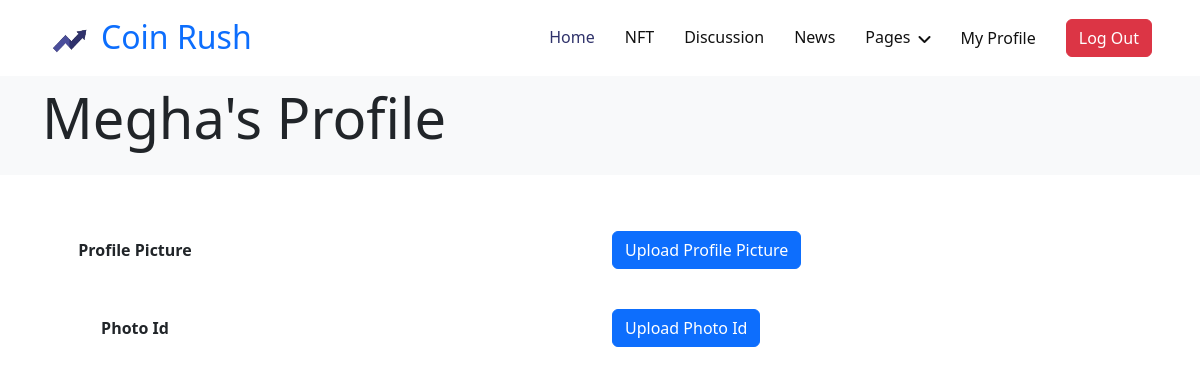
Page /profile/ (signed in) on the earlier database version.
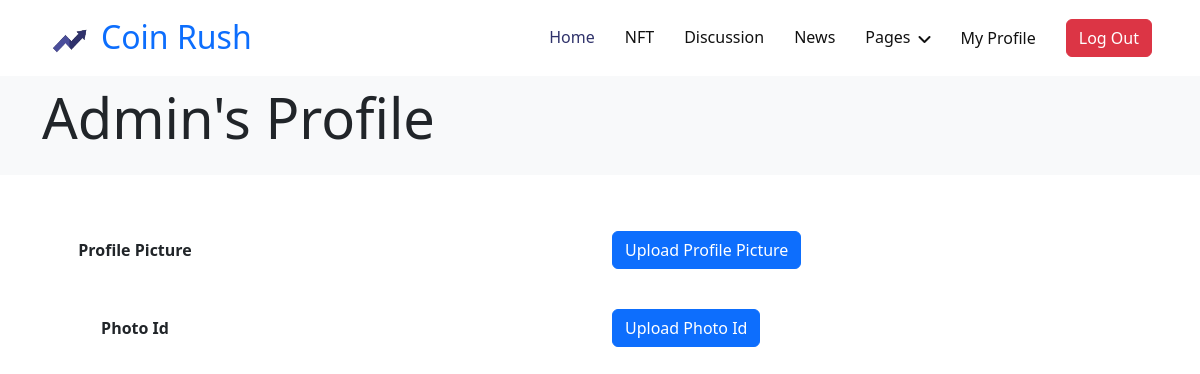
Same page on the later database version.
### coinRush/models.py (models this page shows, shortened)
class User(AbstractBaseUser, PermissionsMixin):
    email = models.EmailField(default="", unique=True, blank=True, max_length=255)
    name = models.CharField(max_length=255, blank=True, default="")
    password = models.CharField(max_length=255)
    profile_pic = models.TextField(null=True, blank=True, default="")
    photo_id = models.TextField(null=True, blank=True, default="")
    is_staff = models.BooleanField(default=False)
    is_active = models.BooleanField(default=True)
    is_superuser = models.BooleanField(default=False)
    created_date = models.DateTimeField(default=timezone.now)
    last_login = models.DateTimeField(blank=True, null=True)
    wallet = models.DecimalField(max_digits=10, decimal_places=2, default=0.0)
    liked_news = models.ManyToManyField("News", blank=True, null=True)
    objects = AuthUserManager()
    USERNAME_FIELD = "email"
    EMAIL_FIELD = "email"
    REQUERIES_FIELD = []
    class Meta:
        verbose_name = "User"
        verbose_name_plural = "Users"
    def get_short_name(self):
        return self.name or self.email.split("@")[0]

### coinRush/views.py (the view)
# urls.py: path("profile/", views.user_profile, name="user-profile"),
@login_required(login_url="/login/")
def user_profile(request):
    form = ProfileImageForm()
    photo_id_form = PhotoIdForm()
    user = get_object_or_404(User, pk=request.user.id)
    if user:
        if user.profile_pic is not None:
            binary_data = pybase64.b64decode(user.profile_pic)
            photo_id_binary_data = pybase64.b64decode(user.photo_id)
            encoded_image = pybase64.b64encode(binary_data).decode("utf-8")
            photo_id_encoded_image = pybase64.b64encode(photo_id_binary_data).decode(
                "utf-8"
            )
    return render(
        request,
        "registration/user-profile.html",
        {
            "profile_image_form": form,
            "photo_id_form": photo_id_form,
            "encoded_image": encoded_image,
            "photo_id_encoded_image": photo_id_encoded_image,
        },
    )

### coinRush/templates/registration/user-profile.html (shortened to what this page needs)
{% extends "Base/base.html" %}
{% load static %}
{% block banner %}
<div class="container-fluid hero-header bg-light py-2 mb-5">
    <div class="container ">
        <div class="row g-5 align-items-center">
            <div class="col-lg-9">
                <h1 class="display-4 mb-3 animated slideInDown">{{ user.get_short_name |capfirst }}'s Profile</h1>
            </div>
            <div class="col-lg-3 animated fadeIn">
            </div>
        </div>
    </div>
</div>
{% endblock %}
{% block content %}
<div class="container">
    <div class="d-flex justify-content-around align-items-center my-4">
        <div class="row w-100">
        <div class="col-md-2 align-items-center d-flex justify-content-around"><strong>Profile Picture</strong></div>
        <div class="my-2 offset-md-4 col-md-6">
            {% if user.profile_pic %}
            <div >
                <img class="img-fluid"
                    alt="{{ user.get_short_name }}'s Profile Picture" />
            </div>
            <div class="text-center">
                <button id="delete_profile_pic" class="btn btn-danger my-2">Delete Profile Picture</button>
            </div>
            {% else %}
            <button class="btn btn-primary" data-bs-toggle="modal" data-bs-target="#profile_pic_modal">
                Upload Profile Picture
            </button>
            {% endif %}
        </div>
            </div>
    </div>
    <div class="d-flex  justify-content-around align-items-center">
        <div class="row w-100">
            <div class="col-md-2 align-items-center d-flex justify-content-around font-weight-bold"><strong>Photo Id</strong></div>
         <div class="my-2 offset-md-4 col-md-6">
            {% if user.photo_id %}
            <img class="img-fluid"
                alt="{{ user.get_short_name }}'s Photo Id">
            {% else %}
            <button class="btn btn-primary" data-bs-toggle="modal" data-bs-target="#photo_id_modal">
                Upload Photo Id
            </button>
            {% endif %}
        </div>
    </div>
</div>
{% endblock %}

Differences in the rows shown:
changed User: get_short_name "Megha" → "Admin"
